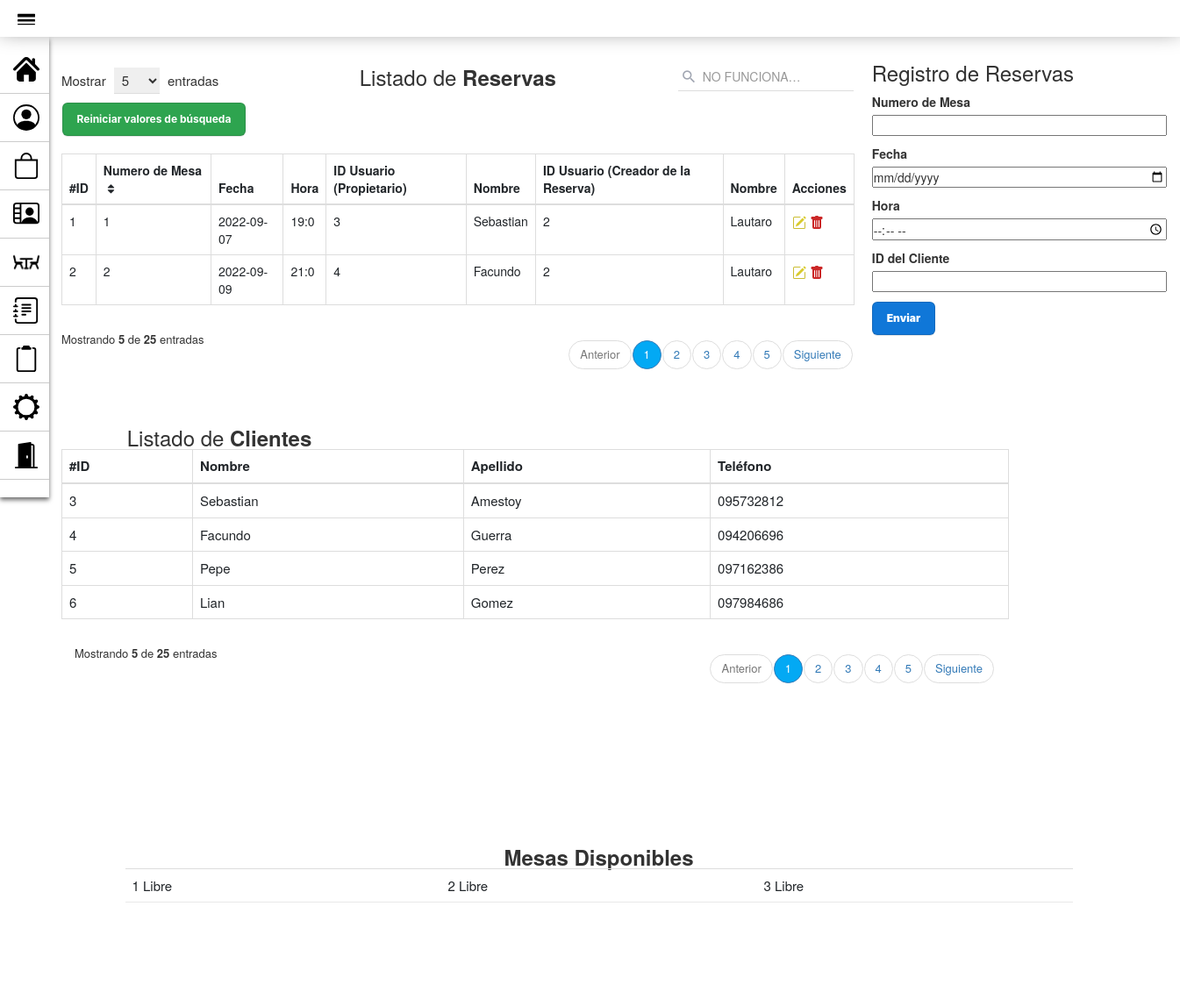
The app's page /PAGINA_GestionReservas.php, older data.
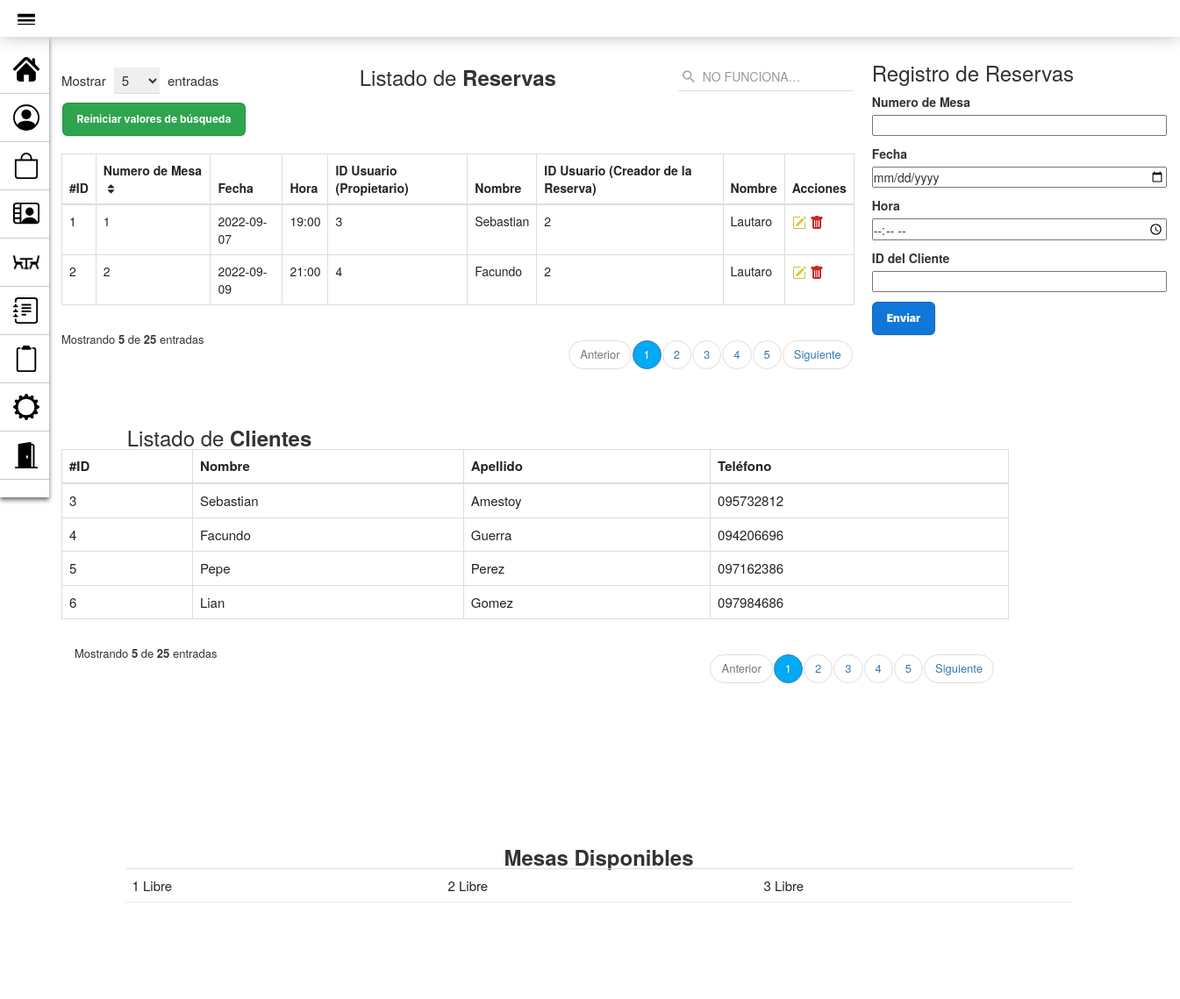
The same page, newer data.
### tables this page shows
CREATE TABLE `reserva` (
  `id_reserva` int(10) PRIMARY KEY NOT NULL AUTO_INCREMENT COMMENT 'ID de Mesa',
  `mesa` int(10) NULL COMMENT 'Numero de Mesa',
  `fecha` date NOT NULL COMMENT 'Fecha en la que se ocupo la Mesa',
  `hora` varchar(5) NOT NULL COMMENT 'Hora en que se ocupo la Mesa',
  `cliente` int(10) NULL COMMENT 'Cliente que ocupo la Mesa',
  `empleado` int(10) NULL COMMENT 'Empleado que atendio la Mesa',
  CONSTRAINT cliente FOREIGN KEY (cliente) REFERENCES usuario(id_usuario),
  CONSTRAINT empleado FOREIGN KEY (empleado) REFERENCES usuario(id_usuario),
  CONSTRAINT mesa FOREIGN KEY (mesa) REFERENCES mesa(id_mesa)
);

### modelo/conexion.php (called while the page is built)
<?php
class Conectar{
    public static function conexion (){
        try{
            $host ="localhost";
            $user ="root";
            $pass="";
            $bd="proyecto_grupo2";
            $con = mysqli_connect($host,$user,$pass);
            mysqli_select_db($con,$bd);
            return $con;
        }catch(Exception $e){
    die('Error'.$e->getMessage());
    echo "La linea de error " . $e->getLine();
        }
    }
    }
?>

### modelo/Reserva.php (called while the page is built, shortened)
<?php
class Reserva
{
    private $con;
    private $reserva;
    public function __construct()
    {
        require_once("conexion.php");
        $this->con = conectar::conexion();
    }
    public function listar_reservas()
    {
        $sql = "SELECT reserva.id_reserva, reserva.mesa, reserva.fecha, reserva.hora, reserva.cliente, reserva.empleado
        FROM reserva , usuario
        WHERE reserva.cliente = usuario.id_usuario ORDER BY id_reserva";
        $query = mysqli_query($this->con, $sql);
        while ($filas = mysqli_fetch_array($query)) {
            $this->reserva[] = $filas;
        }
        return $this->reserva;
    }
}
?>

### vista/Reserva_view.php (the view, shortened to what the changed rows need)
<!DOCTYPE html>
<html lang="es">
<head>
    <link rel="stylesheet" href="assets/styles2.css">
    <link href="https://cdn.jsdelivr.net/npm/bootstrap@5.2.0/dist/css/bootstrap.min.css" rel="stylesheet">
    <link href="https://maxcdn.bootstrapcdn.com/bootstrap/3.3.7/css/bootstrap.min.css" rel="stylesheet">
</head>
<body>
    <div class="container">
        <div class="table-responsive">
            <div class="table-wrapper">
                <div class="table-title">
                    <div class="row">
                        <div class="col-xs-4">
                            <h2 class="text-center">Listado de <b>Reservas</b></h2>
                        </div>
                        <?php require_once("vista/buscar_reserva_view.php"); ?>
                        <table class="table table-bordered">
                            <thead>
                                <tr>
                                    <th>#ID</th>
                                    <th>Numero de Mesa<i class="fa fa-sort"></i></th>
                                    <th>Fecha</th>
                                    <th>Hora</th>
                                    <th>ID Usuario (Propietario)</th>
                                    <th>Nombre</th>
                                    <th>ID Usuario (Creador de la Reserva)</th>
                                    <th>Nombre</th>
                                    <th>Acciones</th>
                                </tr>
                            </thead>
                            <tbody>
                                <?php foreach ($matrizReserva as $reserva) : ?>
                                    <tr>
                                        <td scope="row"><?php echo $reserva['id_reserva'] ?></td>
                                        <td><?php echo $reserva['mesa'] ?></td>
                                        <td><?php echo $reserva['fecha'] ?></td>
                                        <td><?php echo $reserva['hora'] ?></td>
                                        <td><?php echo $reserva['cliente']; ?></td>
                                        <td><?php echo $_SESSION['cliente_reserva'] ?></td>
                                        <td><?php echo $reserva['empleado'] ?></td>
                                        <td><?php echo $_SESSION['empleado_reserva'] ?></td>
                                        <td>
                                            <a href="ModificarReserva_pagina.php?id=<?php echo $reserva['id_reserva'] ?>" title="Editar"><img src="assets/iconos/icono-editar-2.svg"></a>
                                            <a href="controlador/eliminar_Reserva_controlador.php?id=<?php echo $reserva['id_reserva'] ?>" title="Eliminar" onclick="javascript:return asegurar();"><img src="assets/iconos/icono-papelera.svg"></a>
                                        </td>
                                    </tr>
                                <?php endforeach; ?>
                            </tbody>
                        </table>
                    </div>
                </div>
</body>
</html>

Row changes from the older to the newer data that the page shows:
changed reserva id 1: hora "19:0" → "19:00"
changed reserva id 2: hora "21:0" → "21:00"
